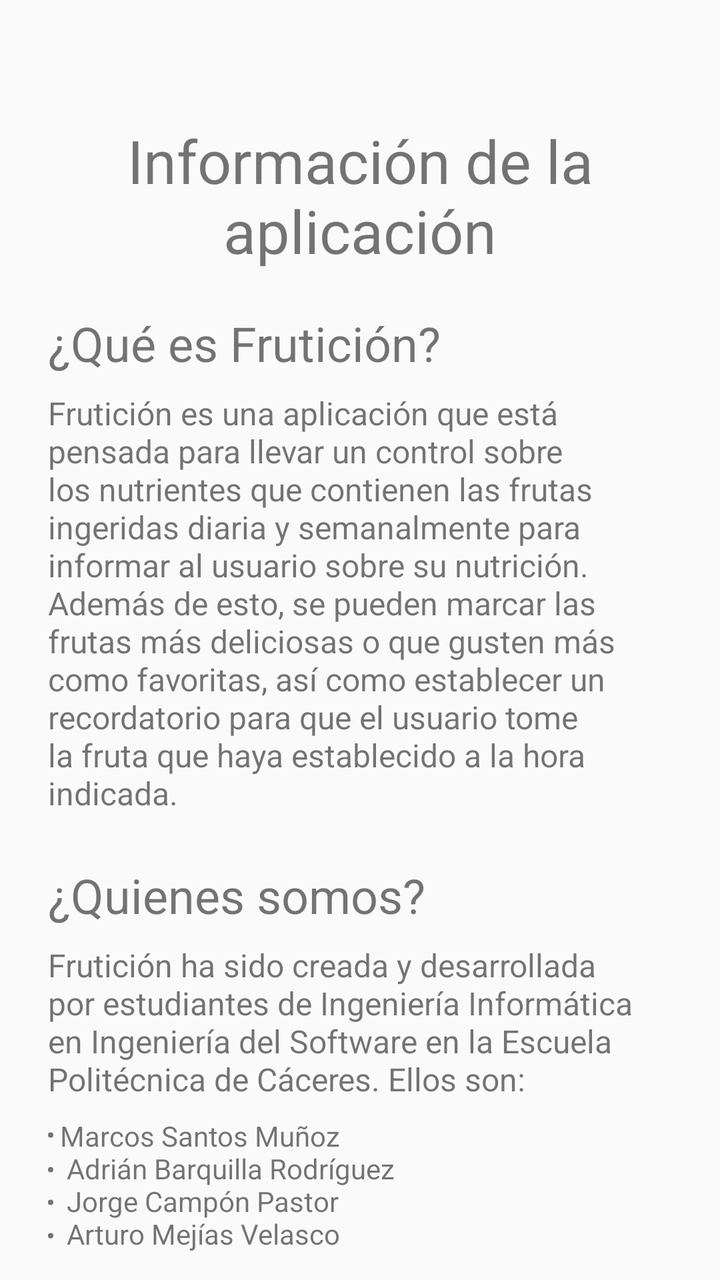
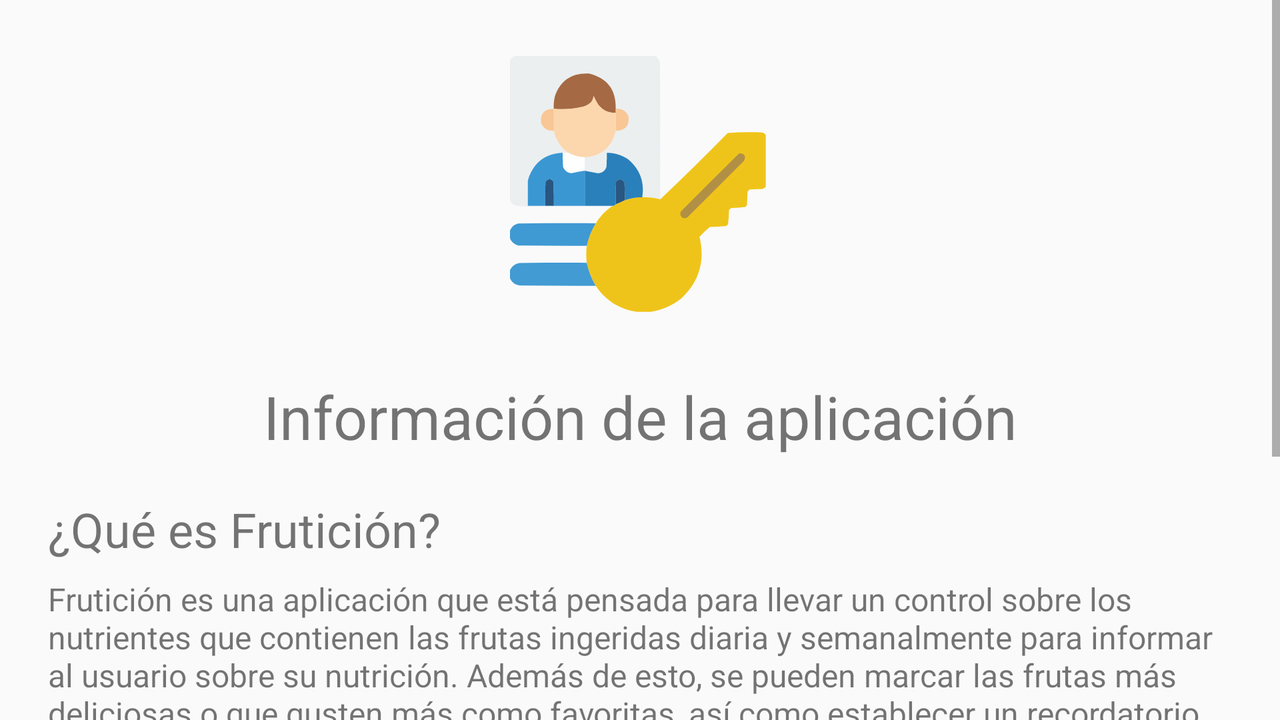

The same Android screen from two of the app's own layout files: first res/layout/ as a phone draws it, then the repository's variant for another configuration, drawn on a device whose configuration selects that folder. Both files follow.
<!-- AndroidManifest.xml: application theme Theme.Fruticion -->
<!-- res/layout/fragment_info.xml -->
<?xml version="1.0" encoding="utf-8"?>
<androidx.constraintlayout.widget.ConstraintLayout xmlns:android="http://schemas.android.com/apk/res/android"
    xmlns:app="http://schemas.android.com/apk/res-auto"
    xmlns:tools="http://schemas.android.com/tools"
    android:layout_width="match_parent"
    android:layout_height="match_parent"
    tools:context=".fragments.InfoFragment"
    android:id="@+id/infoFragment">


    <ImageView
        android:id="@+id/info_app_image"
        android:layout_width="wrap_content"
        android:layout_height="wrap_content"
        android:layout_marginTop="28dp"
        app:layout_constraintEnd_toEndOf="parent"
        app:layout_constraintHorizontal_bias="0.498"
        app:layout_constraintStart_toStartOf="parent"
        app:layout_constraintTop_toTopOf="parent"
        tools:src="@tools:sample/avatars" />

    <TextView
        android:id="@+id/text_title_info"
        android:layout_width="0dp"
        android:layout_height="wrap_content"
        android:layout_marginStart="16dp"
        android:layout_marginTop="32dp"
        android:layout_marginEnd="16dp"
        android:text="@string/text_title_info"
        android:textAlignment="center"
        android:textSize="30sp"
        app:layout_constraintEnd_toEndOf="parent"
        app:layout_constraintHorizontal_bias="0.498"
        app:layout_constraintStart_toStartOf="parent"
        app:layout_constraintTop_toBottomOf="@+id/info_app_image" />

    <TextView
        android:id="@+id/text_title_what_info"
        android:layout_width="wrap_content"
        android:layout_height="wrap_content"
        android:layout_marginStart="24dp"
        android:layout_marginTop="20dp"
        android:text="@string/text_title_what_info"
        android:textSize="24sp"
        app:layout_constraintStart_toStartOf="parent"
        app:layout_constraintTop_toBottomOf="@+id/text_title_info" />

    <TextView
        android:id="@+id/text_what_info"
        android:layout_width="0dp"
        android:layout_height="wrap_content"
        android:layout_marginTop="8dp"
        android:layout_marginEnd="24dp"
        android:text="@string/text_what_info"
        android:textSize="16sp"
        app:layout_constraintEnd_toEndOf="parent"
        app:layout_constraintStart_toStartOf="@+id/text_title_what_info"
        app:layout_constraintTop_toBottomOf="@+id/text_title_what_info" />

    <TextView
        android:id="@+id/text_who_info"
        android:layout_width="0dp"
        android:layout_height="wrap_content"
        android:layout_marginTop="8dp"
        android:layout_marginEnd="24dp"
        android:text="@string/text_who_info"
        android:textSize="16sp"
        app:layout_constraintEnd_toEndOf="parent"
        app:layout_constraintHorizontal_bias="0.0"
        app:layout_constraintStart_toStartOf="@+id/text_title_who_info"
        app:layout_constraintTop_toBottomOf="@+id/text_title_who_info" />

    <TextView
        android:id="@+id/text_title_who_info"
        android:layout_width="wrap_content"
        android:layout_height="wrap_content"
        android:layout_marginTop="24dp"
        android:text="@string/text_title_who_info"
        android:textSize="24sp"
        app:layout_constraintStart_toStartOf="@+id/text_what_info"
        app:layout_constraintTop_toBottomOf="@+id/text_what_info" />

    <TextView
        android:id="@+id/authors"
        android:layout_width="0dp"
        android:layout_height="wrap_content"
        android:layout_marginTop="8dp"
        android:text="@string/authors"
        app:layout_constraintEnd_toEndOf="@+id/text_who_info"
        app:layout_constraintStart_toStartOf="@+id/text_who_info"
        app:layout_constraintTop_toBottomOf="@+id/text_who_info" />

</androidx.constraintlayout.widget.ConstraintLayout>
<!-- resources referenced by this layout -->
<resources>
  <string name="authors" translatable="false">
          <li>Marcos Santos Muñoz</li>\n
          <li>Adrián Barquilla Rodríguez</li>\n
          <li>Jorge Campón Pastor</li>\n
          <li>Arturo Mejías Velasco</li>
      </string>
  <string name="text_title_info">Información de la aplicación</string>
  <string name="text_title_what_info">¿Qué es Frutición?</string>
  <string name="text_title_who_info">¿Quienes somos?</string>
  <string name="text_what_info">Frutición es una aplicación que está pensada para llevar un control sobre los nutrientes que contienen las frutas ingeridas diaria y semanalmente para informar al usuario sobre su nutrición. Además de esto, se pueden marcar las frutas más deliciosas o que gusten más como favoritas, así como establecer un recordatorio para que el usuario tome la fruta que haya establecido a la hora indicada.</string>
  <string name="text_who_info">Frutición ha sido creada y desarrollada por estudiantes de Ingeniería Informática en Ingeniería del Software en la Escuela Politécnica de Cáceres. Ellos son:</string>
  <style name="Theme.Fruticion" parent="Theme.AppCompat.Light.NoActionBar" />
</resources>
<!-- res/layout-land/fragment_info.xml (the repository's variant of the layout above) -->
<!-- drawn on the phone turned sideways -->
<?xml version="1.0" encoding="utf-8"?>
<androidx.constraintlayout.widget.ConstraintLayout xmlns:android="http://schemas.android.com/apk/res/android"
    xmlns:app="http://schemas.android.com/apk/res-auto"
    xmlns:tools="http://schemas.android.com/tools"
    android:layout_width="match_parent"
    android:layout_height="match_parent"
    tools:context=".fragments.InfoFragment"
    android:id="@+id/infoFragment">




    <ScrollView
        android:layout_width="0dp"
        android:layout_height="0dp"
        app:layout_constraintBottom_toBottomOf="parent"
        app:layout_constraintEnd_toEndOf="parent"
        app:layout_constraintStart_toStartOf="parent"
        app:layout_constraintTop_toTopOf="parent">

        <androidx.constraintlayout.widget.ConstraintLayout
            android:layout_width="match_parent"
            android:layout_height="wrap_content"
            android:orientation="vertical" >

            <ImageView
                android:id="@+id/info_app_image"
                android:layout_width="wrap_content"
                android:layout_height="wrap_content"
                android:layout_marginTop="28dp"
                app:layout_constraintEnd_toEndOf="parent"
                app:layout_constraintHorizontal_bias="0.498"
                app:layout_constraintStart_toStartOf="parent"
                app:layout_constraintTop_toTopOf="parent"
                app:srcCompat="@drawable/iconoeditarperfil"
                tools:src="@tools:sample/avatars" />

            <TextView
                android:id="@+id/text_title_info"
                android:layout_width="0dp"
                android:layout_height="wrap_content"
                android:layout_marginStart="16dp"
                android:layout_marginTop="32dp"
                android:layout_marginEnd="16dp"
                android:text="@string/text_title_info"
                android:textAlignment="center"
                android:textSize="30sp"
                app:layout_constraintEnd_toEndOf="parent"
                app:layout_constraintHorizontal_bias="0.498"
                app:layout_constraintStart_toStartOf="parent"
                app:layout_constraintTop_toBottomOf="@+id/info_app_image" />

            <TextView
                android:id="@+id/text_title_what_info"
                android:layout_width="wrap_content"
                android:layout_height="wrap_content"
                android:layout_marginStart="24dp"
                android:layout_marginTop="20dp"
                android:text="@string/text_title_what_info"
                android:textSize="24sp"
                app:layout_constraintStart_toStartOf="parent"
                app:layout_constraintTop_toBottomOf="@+id/text_title_info" />

            <TextView
                android:id="@+id/text_what_info"
                android:layout_width="0dp"
                android:layout_height="wrap_content"
                android:layout_marginTop="8dp"
                android:layout_marginEnd="24dp"
                android:text="@string/text_what_info"
                android:textSize="16sp"
                app:layout_constraintEnd_toEndOf="parent"
                app:layout_constraintStart_toStartOf="@+id/text_title_what_info"
                app:layout_constraintTop_toBottomOf="@+id/text_title_what_info" />

            <TextView
                android:id="@+id/text_who_info"
                android:layout_width="0dp"
                android:layout_height="wrap_content"
                android:layout_marginTop="8dp"
                android:layout_marginEnd="24dp"
                android:text="@string/text_who_info"
                android:textSize="16sp"
                app:layout_constraintEnd_toEndOf="parent"
                app:layout_constraintHorizontal_bias="0.0"
                app:layout_constraintStart_toStartOf="@+id/text_title_who_info"
                app:layout_constraintTop_toBottomOf="@+id/text_title_who_info" />

            <TextView
                android:id="@+id/text_title_who_info"
                android:layout_width="wrap_content"
                android:layout_height="wrap_content"
                android:layout_marginTop="24dp"
                android:text="@string/text_title_who_info"
                android:textSize="24sp"
                app:layout_constraintStart_toStartOf="@+id/text_what_info"
                app:layout_constraintTop_toBottomOf="@+id/text_what_info" />

            <TextView
                android:id="@+id/authors"
                android:layout_width="0dp"
                android:layout_height="wrap_content"
                android:layout_marginTop="8dp"
                android:text="@string/authors"
                app:layout_constraintEnd_toEndOf="@+id/text_who_info"
                app:layout_constraintStart_toStartOf="@+id/text_who_info"
                app:layout_constraintTop_toBottomOf="@+id/text_who_info" />

        </androidx.constraintlayout.widget.ConstraintLayout>
    </ScrollView>

</androidx.constraintlayout.widget.ConstraintLayout>
<!-- resources referenced by the variant -->
<!-- as the phone turned sideways resolves them -->
<resources>
  <!-- drawable iconoeditarperfil: vector/xml drawable (drawable, 7307 chars, omitted) -->
  <string name="authors" translatable="false">
          <li>Marcos Santos Muñoz</li>\n
          <li>Adrián Barquilla Rodríguez</li>\n
          <li>Jorge Campón Pastor</li>\n
          <li>Arturo Mejías Velasco</li>
      </string>
  <string name="text_title_info">Información de la aplicación</string>
  <string name="text_title_what_info">¿Qué es Frutición?</string>
  <string name="text_title_who_info">¿Quienes somos?</string>
  <string name="text_what_info">Frutición es una aplicación que está pensada para llevar un control sobre los nutrientes que contienen las frutas ingeridas diaria y semanalmente para informar al usuario sobre su nutrición. Además de esto, se pueden marcar las frutas más deliciosas o que gusten más como favoritas, así como establecer un recordatorio para que el usuario tome la fruta que haya establecido a la hora indicada.</string>
  <string name="text_who_info">Frutición ha sido creada y desarrollada por estudiantes de Ingeniería Informática en Ingeniería del Software en la Escuela Politécnica de Cáceres. Ellos son:</string>
  <style name="Theme.Fruticion" parent="Theme.AppCompat.Light.NoActionBar" />
</resources>
